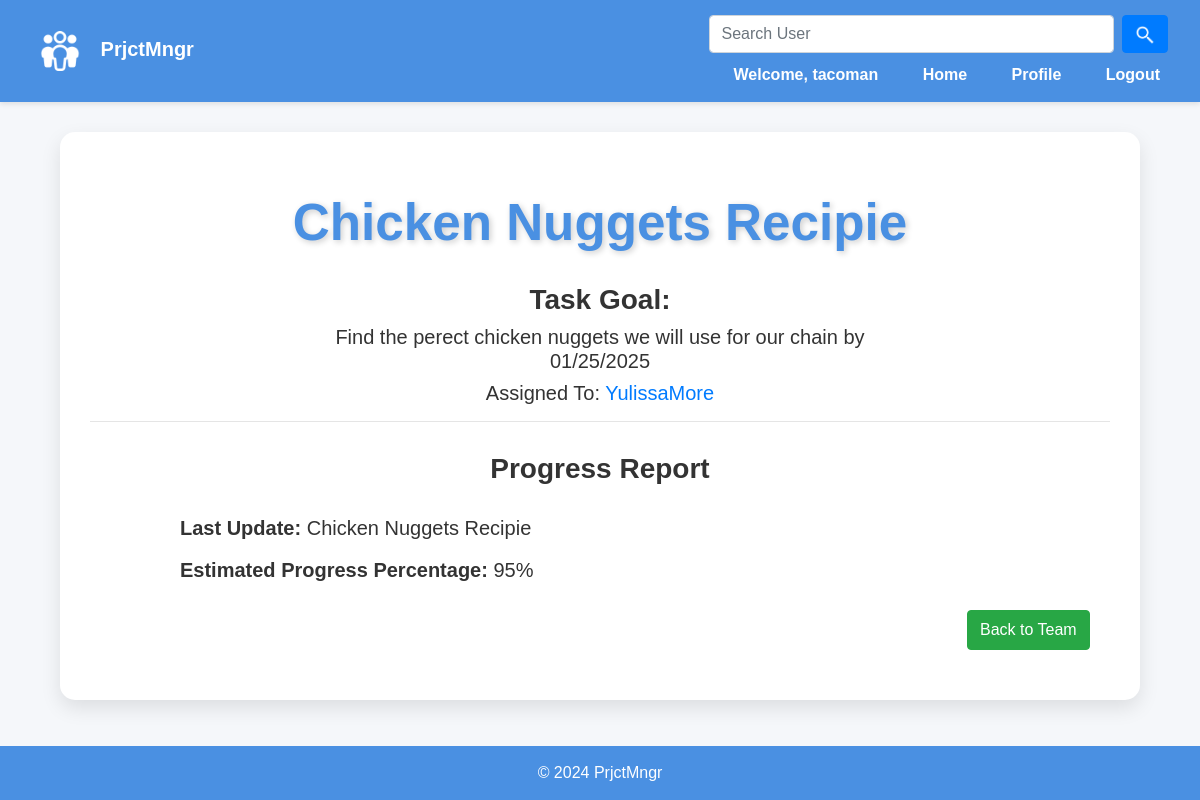
The app's page /task/9 (signed in) with its own data.
### team/models.py (models this page shows)
class User(AbstractUser):
    friends = models.ManyToManyField('self', related_name='friends', blank=True)
    bio = models.TextField()

class Task(models.Model):
    name = models.CharField(max_length=120,default='')
    completed = models.BooleanField(default=False)
    assigned_to = models.ForeignKey('User', on_delete=models.CASCADE, related_name='assigned_tasks')
    deadline = models.DateTimeField()
    priority = models.IntegerField(default=0)
    progress = models.IntegerField(default=0)
    progress_description = models.TextField()
    description = models.TextField(default='',)
    team=models.ForeignKey('Team', on_delete=models.CASCADE, related_name='tasks',default=None)

### team/views.py (the view)
# urls.py: path('task/<int:task_id>', views.task, name='task'),
def task(request,task_id):
    task =Task.objects.get(pk=task_id)
    if request.user in task.team.members.all():
        return render(request,"task.html",{"task":task})
    else:
        teams = Team.objects.filter(members=request.user)
        return render(request, "index.html", {
            "teams": teams,
            "message": "You are not permitted to view that task."
        })

### team/templates/task.html (shortened to what this page needs)
{% extends "layout.html" %}
{% load static %}
{% block body %}
    {% if user in task.team.members.all %}
        <div style='justify-items: center; text-align: center;'>
            <h1>{{ task.name }}</h1>
            <h3 style="font-weight: bold; text-align: center">Task Goal:</h3>
            <h5 style="text-align:center;width: 60%">{{ task.description }} by {{ task.deadline|date:"m/j/Y"}}</h5>
            <h5 style="text-align: center">Assigned To: <a href="{% url 'profile' task.assigned_to.username %}">{{ task.assigned_to.username }}</a></h5>
        </div>
        <hr>
        <h3 style="text-align: center;margin:30px;font-weight: bold">Progress Report</h3>
        <div id="progress_div">
            <div class = "row" style="justify-content: space-around;">
                <h5 style="width:80%"> <strong> Last Update: </strong> {{ task.progress_description }}</h5>
            </div>
            <div class = "row" style="justify-content: space-around; margin-top: 10px;">
                <h5 style="width:80%"> <strong> Estimated Progress Percentage:</strong> {{ task.progress }}%</h5>
            </div>
        </div>
        <div class = "row" style="justify-content: right; margin:2%">
            <form action="{% url 'team' task.team.name %}" method="post">
                <button class = "btn btn-success" style= "height:40px;justify-content: right">Back to Team</button>
             </form>
        </div>
    {% else %}
        <div class = "alert alert-danger">
            You do not have permission to access this page without being a part of the team first.
        </div>
    {% endif %}
{% endblock %}

### team/templates/layout.html (shortened to what this page needs)
{% load static %}
<!DOCTYPE html>
<html lang="en">
<head>
    <link rel="stylesheet" href="https://cdn.jsdelivr.net/npm/bootstrap@4.4.1/dist/css/bootstrap.min.css">
</head>
<body>
    <nav class="navbar navbar-expand-lg">
        <a class="navbar-brand" href="{% url 'index' %}">
            <img src="{% static 'appLogo.png' %}" alt="PrjtMngr Logo">
            PrjctMngr
        </a>
        <div class="ml-auto">
            {% if user.is_authenticated %}
                <form method="POST" action="{% url 'search' %}">
                    <div class="form-row" style="margin-bottom: 10px">
                        <input required id="search_bar" name="search_term" class="form-control mr-sm-2" style="width:85%" type="search" placeholder="Search User"  aria-label="Search">
                        <button class="btn btn-primary" type="submit"><img style="height:20px;pointer-events:none" src="{% static 'searchLogo.png' %}"></button>
                    </div>
                </form>
                <a>Welcome, {{ user.username }}</a>
                <a href="{% url 'index' %}">Home</a>
                <a href="{% url 'profile' user.username %}" >Profile</a>
                <a href="{% url 'logout' %}">Logout</a>
            {% else %}
                <a class="links" href="{% url 'login' %}">Login</a>
                <a class="links" href="{% url 'register' %}">Register</a>
            {% endif %}
        </div>
    </nav>
    <div class="content-container">
        {% block body %}
        {% endblock %}
    </div>
    <footer>
        © 2024 PrjctMngr
    </footer>
</body>
</html>

### team/templates/layout.html (style rules this page uses)
body { font-family: 'Arial', sans-serif; background-color: #f5f7fa; color: #333; margin: 0; padding: 0; }
.navbar { background-color: #4a90e2; padding: 15px 20px; box-shadow: 0 2px 5px rgba(0, 0, 0, 0.1); }
.navbar-brand img { height: 40px; margin-right: 15px; }
.navbar a { color: #fff; margin: 0 20px; text-decoration: none; font-weight: bold; transition: color 0.3s ease; }
h1 { text-align: center; color: #4a90e2; font-size: 3.2rem; margin: 30px 0; font-weight: 700; text-shadow: 2px 2px 6px rgba(0, 0, 0, 0.2); }
.content-container { padding: 30px; background-color: #fff; border-radius: 15px; box-shadow: 0 8px 20px rgba(0, 0, 0, 0.1); margin: 30px auto; max-width: 90%; transition: box-shadow 0.3s ease-in-out; }
footer { background-color: #4a90e2; color: #fff; text-align: center; padding: 15px 0; position: fixed; bottom: 0; width: 100%; font-size: 1rem; }

### records on screen
User: username "tacoman"
Task: name "Chicken Nuggets Recipie", description "Find the perect chicken nuggets we will use for our chain", deadline "01/25/2025", assigned_to.username "YulissaMore", progress_description "Chicken Nuggets Recipie", progress "95"
